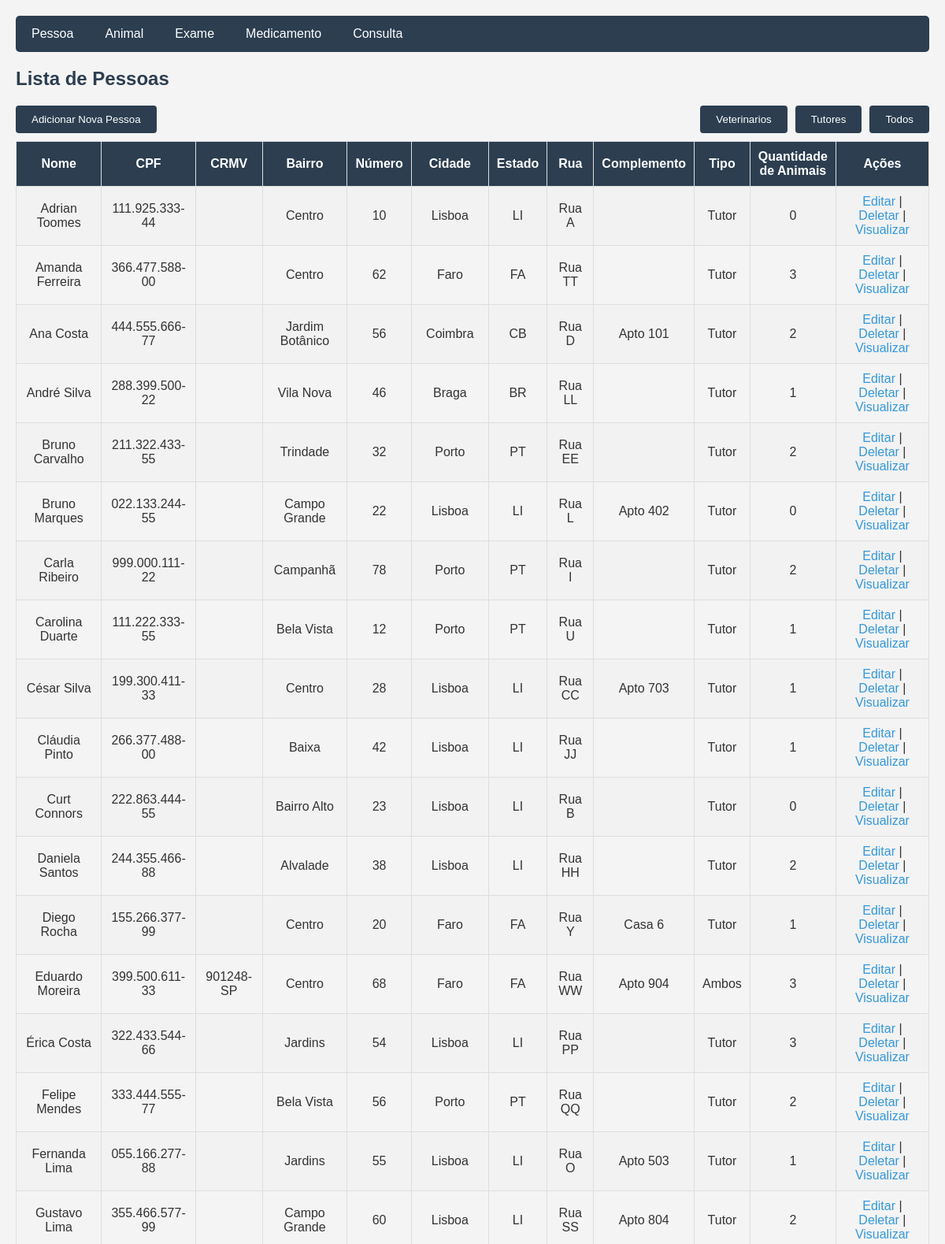
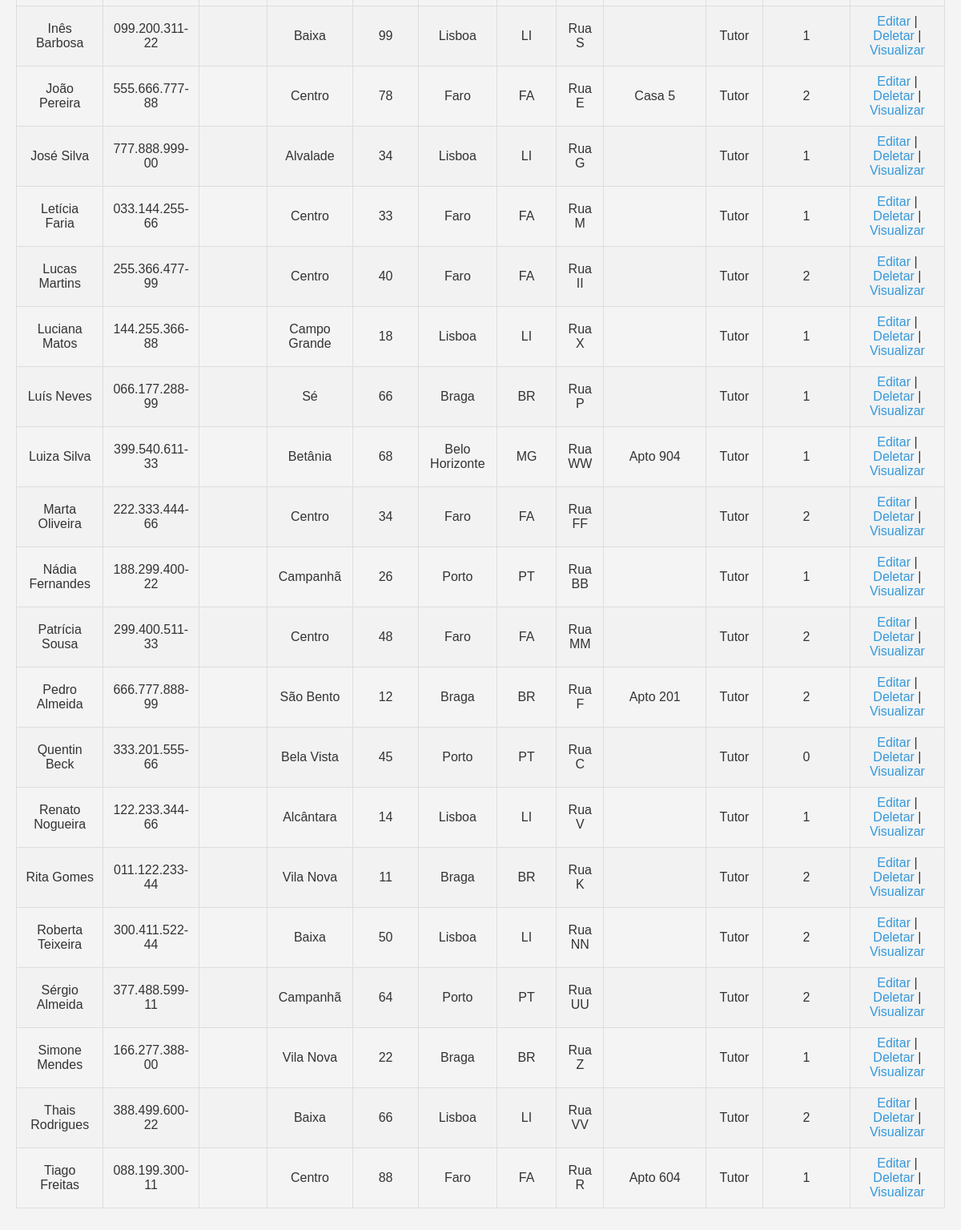
Page /Pessoa/tutores.php on the committed database (2 pictures, top to bottom).
### tables this page shows
CREATE TABLE IF NOT EXISTS Pessoa (
    idPessoa INT NOT NULL AUTO_INCREMENT PRIMARY KEY,
    CRMV VARCHAR(20) NULL,
    CPF VARCHAR(14) NOT NULL,
    nome VARCHAR(60) NOT NULL,
    bairro VARCHAR(60) NOT NULL,
    numero INT NOT NULL,
    cidade VARCHAR(60) NOT NULL,
    estado VARCHAR(60) NOT NULL,
    rua VARCHAR(60) NOT NULL,
    complemento VARCHAR(10) NULL,
    tipo ENUM('Veterinario', 'Tutor', 'Ambos') NOT NULL DEFAULT 'Tutor',
    UNIQUE INDEX CRMV_UNIQUE (CRMV ASC) VISIBLE,
    UNIQUE INDEX CPF_UNIQUE (CPF ASC) VISIBLE);

### Pessoa/tutores.php (the view, shortened to what this page needs)
<?php
    include '../config.php';
    $sql = "SELECT
                p.*,
                COUNT(a.idAnimal) AS quantidade_animais
            FROM
                Pessoa p
            LEFT JOIN
                Animal a
            ON
                p.idPessoa = a.idPessoa
            WHERE
                p.tipo = 'Tutor' OR p.tipo = 'Ambos'
            GROUP BY
                p.idPessoa
            ORDER BY
                p.nome;";
    $result = $conn->query($sql);
?>
<!DOCTYPE html>
<html>
<head>
    <link rel="stylesheet" type="text/css" href="../styles.css">
</head>
<body>
    <div class="navbar">
        <a href="index.php">Pessoa</a>
        <a href="../Animal/index.php">Animal</a>
        <a href="../Exame/index.php">Exame</a>
        <a href="../Medicamento/index.php">Medicamento</a>
        <a href="../Consulta/index.php">Consulta</a>
    </div>
    <h2>Lista de Pessoas</h2>
    <div class="button-container">
        <button><a href="create.php">Adicionar Nova Pessoa</a></button>
        <div class="right-buttons">
            <button><a href="veterinarios.php">Veterinarios</a></button>
            <button><a href="tutores.php">Tutores</a></button>
            <button><a href="index.php">Todos</a></button>
        </div>
    </div>
    <table border="1">
        <tr>
            <th>Nome</th>
            <th>CPF</th>
            <th>CRMV</th>
            <th>Bairro</th>
            <th>Número</th>
            <th>Cidade</th>
            <th>Estado</th>
            <th>Rua</th>
            <th>Complemento</th>
            <th>Tipo</th>
            <th>Quantidade <br> de Animais</th>
            <th>Ações</th>
        </tr>
        <?php
        if ($result->num_rows > 0) {
            while($row = $result->fetch_assoc()) {
                echo "<tr>";
                echo "<td>" . $row["nome"]. "</td>";
                echo "<td>" . $row["CPF"]. "</td>";
                echo "<td>" . $row["CRMV"]. "</td>";
                echo "<td>" . $row["bairro"]. "</td>";
                echo "<td>" . $row["numero"]. "</td>";
                echo "<td>" . $row["cidade"]. "</td>";
                echo "<td>" . $row["estado"]. "</td>";
                echo "<td>" . $row["rua"]. "</td>";
                echo "<td>" . $row["complemento"]. "</td>";
                echo "<td>" . $row["tipo"]. "</td>";
                echo "<td>" . $row["quantidade_animais"]. "</td>";
                echo "<td><a href='update.php?idPessoa=" . $row["idPessoa"] . "'>Editar</a> | ";
                echo "<a href='#' onclick='confirmDelete(" . $row["idPessoa"] . ")'>Deletar</a> | ";
                echo "<a href='visualizar.php?idPessoa= " . $row["idPessoa"] . " '>Visualizar</a> </td>";
                echo "</tr>";
            }
        } else {
            echo "<tr><td colspan='12'>Nenhuma pessoa encontrada</td></tr>";
        }
        ?>
    </table>
</body>
</html>

### styles.css (style rules this page uses)
body { font-family: Arial, sans-serif; background-color: #f4f4f4; margin: 0; padding: 20px; color: #333; }
h2 { color: #2c3e50; }
table { width: 100%; border-collapse: collapse; margin-bottom: 20px; }
table, th, td { border: 1px solid #ddd; }
th, td { padding: 10px; text-align: left; text-align: center; vertical-align: middle; }
th { background-color: #2c3e50; color: white; }
tr:nth-child(even) { background-color: #f2f2f2; }
a { color: #3498db; text-decoration: none; }
.navbar { background-color: #2c3e50; overflow: hidden; border-radius: 5px; margin-bottom: 20px; }
.navbar a { float: left; display: block; color: white; text-align: center; padding: 14px 20px; text-decoration: none; }
button { background-color: #2c3e50; padding: 10px 20px; border: none; border-radius: 4px; margin-bottom: 5px; }
button a { color: white; }
.button-container { display: flex; justify-content: space-between; align-items: center; margin-bottom: 5px; }
.right-buttons { display: flex; }
.right-buttons button { margin-left: 10px; }

### rows in the picture
pessoa: nome "Adrian Toomes", CPF "111.925.333-44", bairro "Centro", numero "10", cidade "Lisboa", estado "LI", rua "Rua A", tipo "Tutor", quantidade_animais "0"
pessoa: nome "Amanda Ferreira", CPF "366.477.588-00", bairro "Centro", numero "62", cidade "Faro", estado "FA", rua "Rua TT", tipo "Tutor", quantidade_animais "3"
pessoa: nome "Ana Costa", CPF "444.555.666-77", bairro "Jardim Botânico", numero "56", cidade "Coimbra", estado "CB", rua "Rua D", complemento "Apto 101", tipo "Tutor", quantidade_animais "2"
pessoa: nome "André Silva", CPF "288.399.500-22", bairro "Vila Nova", numero "46", cidade "Braga", estado "BR", rua "Rua LL", tipo "Tutor", quantidade_animais "1"
pessoa: nome "Bruno Carvalho", CPF "211.322.433-55", bairro "Trindade", numero "32", cidade "Porto", estado "PT", rua "Rua EE", tipo "Tutor", quantidade_animais "2"
pessoa: nome "Bruno Marques", CPF "022.133.244-55", bairro "Campo Grande", numero "22", cidade "Lisboa", estado "LI", rua "Rua L", complemento "Apto 402", tipo "Tutor", quantidade_animais "0"
pessoa: nome "Carla Ribeiro", CPF "999.000.111-22", bairro "Campanhã", numero "78", cidade "Porto", estado "PT", rua "Rua I", tipo "Tutor", quantidade_animais "2"
pessoa: nome "Carolina Duarte", CPF "111.222.333-55", bairro "Bela Vista", numero "12", cidade "Porto", estado "PT", rua "Rua U", tipo "Tutor", quantidade_animais "1"
pessoa: nome "César Silva", CPF "199.300.411-33", bairro "Centro", numero "28", cidade "Lisboa", estado "LI", rua "Rua CC", complemento "Apto 703", tipo "Tutor", quantidade_animais "1"
pessoa: nome "Cláudia Pinto", CPF "266.377.488-00", bairro "Baixa", numero "42", cidade "Lisboa", estado "LI", rua "Rua JJ", tipo "Tutor", quantidade_animais "1"
pessoa: nome "Curt Connors", CPF "222.863.444-55", bairro "Bairro Alto", numero "23", cidade "Lisboa", estado "LI", rua "Rua B", tipo "Tutor", quantidade_animais "0"
pessoa: nome "Daniela Santos", CPF "244.355.466-88", bairro "Alvalade", numero "38", cidade "Lisboa", estado "LI", rua "Rua HH", tipo "Tutor", quantidade_animais "2"
pessoa: nome "Diego Rocha", CPF "155.266.377-99", bairro "Centro", numero "20", cidade "Faro", estado "FA", rua "Rua Y", complemento "Casa 6", tipo "Tutor", quantidade_animais "1"
pessoa: nome "Eduardo Moreira", CPF "399.500.611-33", CRMV "901248-SP", bairro "Centro", numero "68", cidade "Faro", estado "FA", rua "Rua WW", complemento "Apto 904", tipo "Ambos", quantidade_animais "3"
pessoa: nome "Érica Costa", CPF "322.433.544-66", bairro "Jardins", numero "54", cidade "Lisboa", estado "LI", rua "Rua PP", tipo "Tutor", quantidade_animais "3"
pessoa: nome "Felipe Mendes", CPF "333.444.555-77", bairro "Bela Vista", numero "56", cidade "Porto", estado "PT", rua "Rua QQ", tipo "Tutor", quantidade_animais "2"
pessoa: nome "Fernanda Lima", CPF "055.166.277-88", bairro "Jardins", numero "55", cidade "Lisboa", estado "LI", rua "Rua O", complemento "Apto 503", tipo "Tutor", quantidade_animais "1"
pessoa: nome "Gustavo Lima", CPF "355.466.577-99", bairro "Campo Grande", numero "60", cidade "Lisboa", estado "LI", rua "Rua SS", complemento "Apto 804", tipo "Tutor", quantidade_animais "2"
pessoa: nome "Inês Barbosa", CPF "099.200.311-22", bairro "Baixa", numero "99", cidade "Lisboa", estado "LI", rua "Rua S", tipo "Tutor", quantidade_animais "1"
pessoa: nome "João Pereira", CPF "555.666.777-88", bairro "Centro", numero "78", cidade "Faro", estado "FA", rua "Rua E", complemento "Casa 5", tipo "Tutor", quantidade_animais "2"
pessoa: nome "José Silva", CPF "777.888.999-00", bairro "Alvalade", numero "34", cidade "Lisboa", estado "LI", rua "Rua G", tipo "Tutor", quantidade_animais "1"
pessoa: nome "Letícia Faria", CPF "033.144.255-66", bairro "Centro", numero "33", cidade "Faro", estado "FA", rua "Rua M", tipo "Tutor", quantidade_animais "1"
pessoa: nome "Lucas Martins", CPF "255.366.477-99", bairro "Centro", numero "40", cidade "Faro", estado "FA", rua "Rua II", tipo "Tutor", quantidade_animais "2"
pessoa: nome "Luciana Matos", CPF "144.255.366-88", bairro "Campo Grande", numero "18", cidade "Lisboa", estado "LI", rua "Rua X", tipo "Tutor", quantidade_animais "1"
pessoa: nome "Luís Neves", CPF "066.177.288-99", bairro "Sé", numero "66", cidade "Braga", estado "BR", rua "Rua P", tipo "Tutor", quantidade_animais "1"
pessoa: nome "Luiza Silva", CPF "399.540.611-33", bairro "Betânia", numero "68", cidade "Belo Horizonte", estado "MG", rua "Rua WW", complemento "Apto 904", tipo "Tutor", quantidade_animais "1"
pessoa: nome "Marta Oliveira", CPF "222.333.444-66", bairro "Centro", numero "34", cidade "Faro", estado "FA", rua "Rua FF", tipo "Tutor", quantidade_animais "2"
pessoa: nome "Nádia Fernandes", CPF "188.299.400-22", bairro "Campanhã", numero "26", cidade "Porto", estado "PT", rua "Rua BB", tipo "Tutor", quantidade_animais "1"
pessoa: nome "Patrícia Sousa", CPF "299.400.511-33", bairro "Centro", numero "48", cidade "Faro", estado "FA", rua "Rua MM", tipo "Tutor", quantidade_animais "2"
pessoa: nome "Pedro Almeida", CPF "666.777.888-99", bairro "São Bento", numero "12", cidade "Braga", estado "BR", rua "Rua F", complemento "Apto 201", tipo "Tutor", quantidade_animais "2"
pessoa: nome "Quentin Beck", CPF "333.201.555-66", bairro "Bela Vista", numero "45", cidade "Porto", estado "PT", rua "Rua C", tipo "Tutor", quantidade_animais "0"
pessoa: nome "Renato Nogueira", CPF "122.233.344-66", bairro "Alcântara", numero "14", cidade "Lisboa", estado "LI", rua "Rua V", tipo "Tutor", quantidade_animais "1"
pessoa: nome "Rita Gomes", CPF "011.122.233-44", bairro "Vila Nova", numero "11", cidade "Braga", estado "BR", rua "Rua K", tipo "Tutor", quantidade_animais "2"
pessoa: nome "Roberta Teixeira", CPF "300.411.522-44", bairro "Baixa", numero "50", cidade "Lisboa", estado "LI", rua "Rua NN", tipo "Tutor", quantidade_animais "2"
pessoa: nome "Sérgio Almeida", CPF "377.488.599-11", bairro "Campanhã", numero "64", cidade "Porto", estado "PT", rua "Rua UU", tipo "Tutor", quantidade_animais "2"
pessoa: nome "Simone Mendes", CPF "166.277.388-00", bairro "Vila Nova", numero "22", cidade "Braga", estado "BR", rua "Rua Z", tipo "Tutor", quantidade_animais "1"
pessoa: nome "Thais Rodrigues", CPF "388.499.600-22", bairro "Baixa", numero "66", cidade "Lisboa", estado "LI", rua "Rua VV", tipo "Tutor", quantidade_animais "2"
pessoa: nome "Tiago Freitas", CPF "088.199.300-11", bairro "Centro", numero "88", cidade "Faro", estado "FA", rua "Rua R", complemento "Apto 604", tipo "Tutor", quantidade_animais "1"
